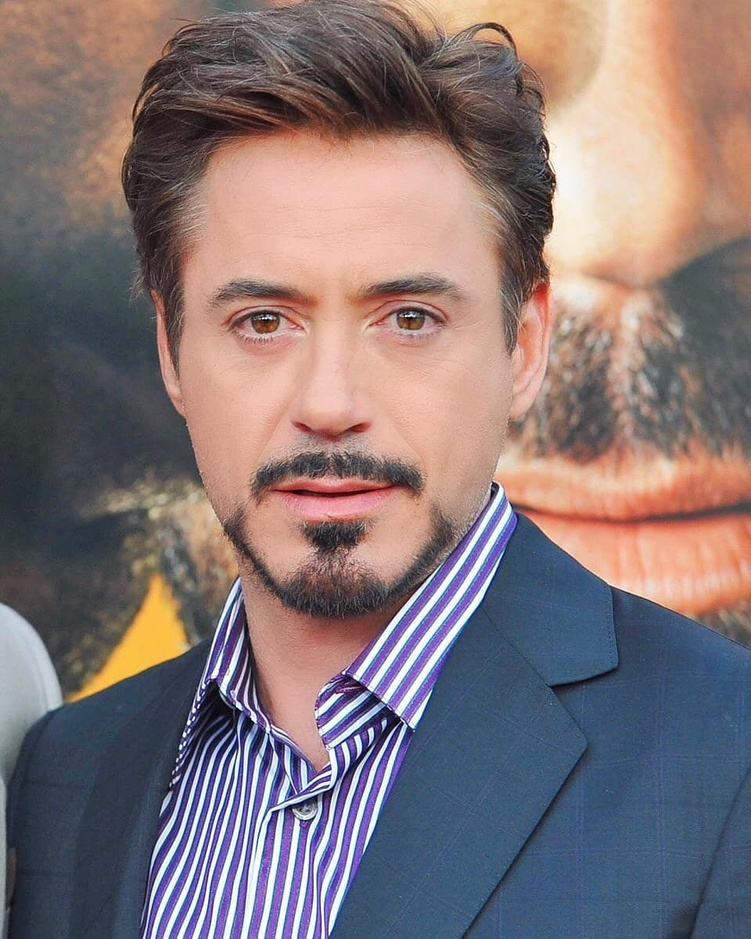
#> input picture day-49/faces/8e2129f44804db65316ed3db92cf8552.jpg, 751 x 939 px, shrunk from 960 x 1200 before the run; its folder holds only this picture in this run
$ python face_detection.py
#> lines starting #> are read from the running program, lines starting #| are printed output that depends on the picture; after the words box and inside, x2 and y2 are one past the last pixel; in counts of white or black regions, pixels touching at a corner belong together
#!/usr/bin/env python3
"""
day-49/models/face_detection.py

Detect faces in images using OpenCV’s Haar cascades. If the cascade
XML isn’t installed, this script will download it from the OpenCV GitHub
and cache it locally.
"""

import os
import cv2
import urllib.request
import sys

# ─── Paths ───────────────────────────────────────────────────────────────────
SCRIPT_DIR    = os.path.dirname(__file__)
DAY_DIR       = os.path.dirname(SCRIPT_DIR)
CACHE_DIR     = os.path.join(SCRIPT_DIR, "cascade_cache")
LOCAL_CASCADE = os.path.join(CACHE_DIR, "haarcascade_frontalface_default.xml")

# ─── Cascade Download Info ───────────────────────────────────────────────────
CASCADE_URL = (
    "https://raw.githubusercontent.com/opencv/opencv/master/"
    "data/haarcascades/haarcascade_frontalface_default.xml"
)

def ensure_cascade():
    os.makedirs(CACHE_DIR, exist_ok=True)
    if os.path.exists(LOCAL_CASCADE):
        return LOCAL_CASCADE

    print(f"Cascade not found locally. Downloading to {LOCAL_CASCADE}…")
    try:
        urllib.request.urlretrieve(CASCADE_URL, LOCAL_CASCADE)
    except Exception as e:
        print("❌ Failed to download cascade:", e)
        sys.exit(1)
    print("✅ Cascade downloaded.")
    return LOCAL_CASCADE

# ─── Initialize Cascade ──────────────────────────────────────────────────────
cascade_path = ensure_cascade()
face_cascade = cv2.CascadeClassifier(cascade_path)
if face_cascade.empty():
    print("❌ Failed to load cascade classifier from", cascade_path)
    sys.exit(1)

# ─── Directories ─────────────────────────────────────────────────────────────
FACE_DIR   = os.path.join(DAY_DIR, "faces")    # your folder of input images
OUTPUT_DIR = os.path.join(DAY_DIR, "plots")    # where to write outputs
os.makedirs(OUTPUT_DIR, exist_ok=True)

# ─── Face Detection ───────────────────────────────────────────────────────────
def detect_and_draw(in_path, out_path):
    img = cv2.imread(in_path)
#> img is the input picture: shape (939, 751, 3); mean B, G, R 117.9, 116.4, 131.8
    if img is None:
        print("⚠️  Could not read:", in_path)
        return
    gray = cv2.cvtColor(img, cv2.COLOR_BGR2GRAY)
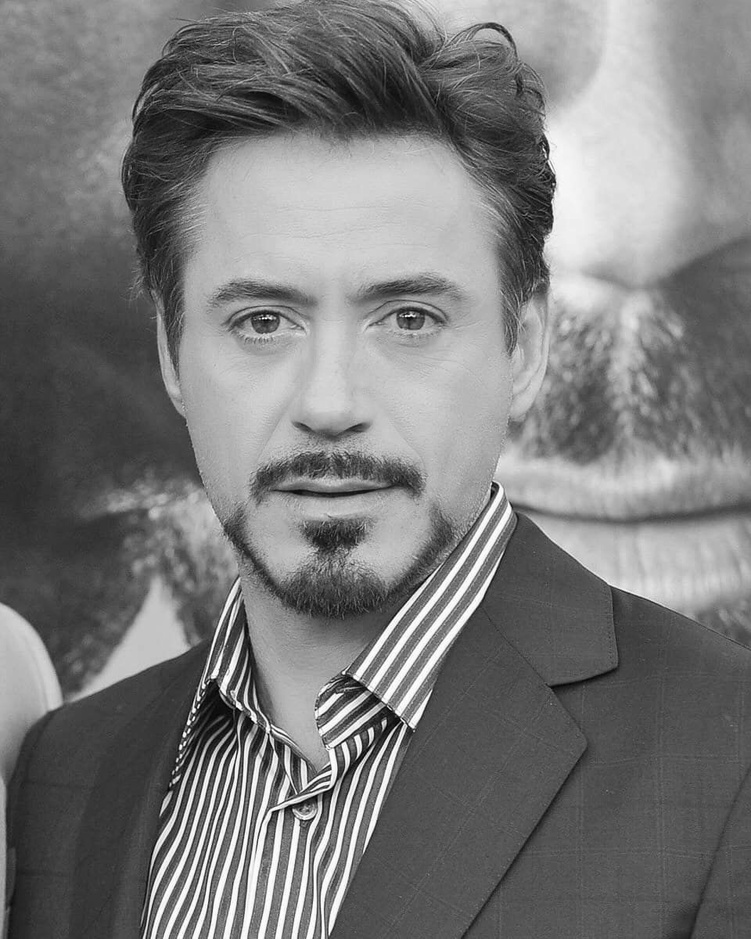
#> gray: shape (939, 751); min 1, max 255, mean 121.2

    faces = face_cascade.detectMultiScale(
        gray, scaleFactor=1.1, minNeighbors=5, minSize=(30, 30)
    )
#> faces = [[105, 139, 454, 454]]
    for (x, y, w, h) in faces:
        cv2.rectangle(img, (x, y), (x+w, y+h), (0, 255, 0), 2)
#> this loop made 1 pass
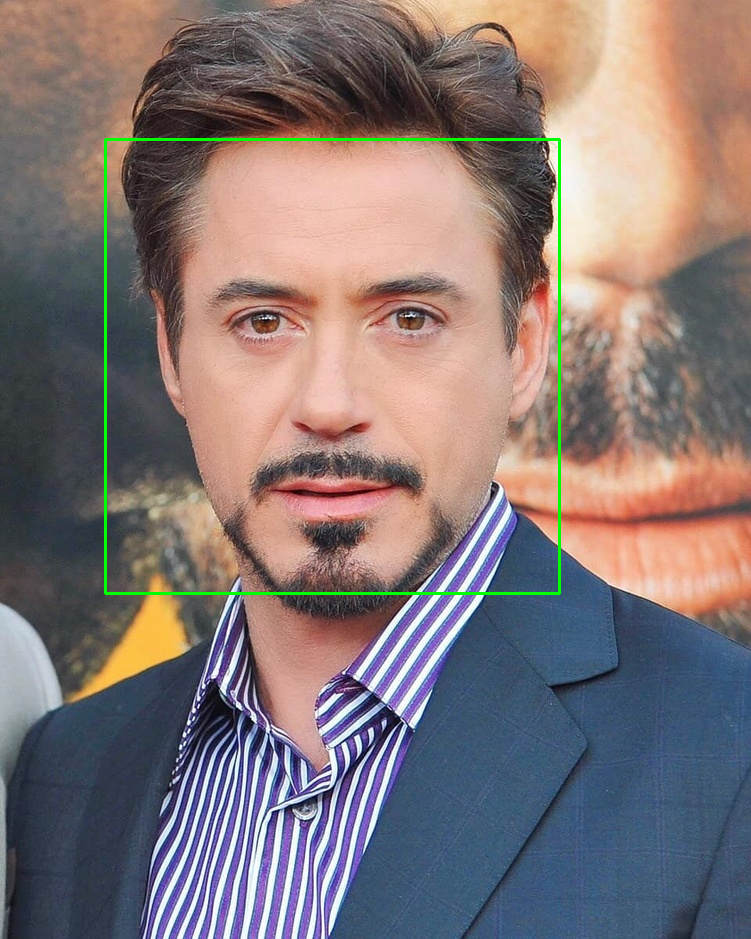
#> img: shape (939, 751, 3); 0.77% of pixels changed, all inside (x1, y1, x2, y2) = (104, 138, 561, 595)

    cv2.imwrite(out_path, img)
    print(f"Saved `{out_path}` — {len(faces)} face(s) detected.")
#| Saved `day-49/plots/detection_8e2129f44804db65316ed3db92cf8552.jpg` — 1 face(s) detected.

def main():
    for fname in os.listdir(FACE_DIR):
        if not fname.lower().endswith((".jpg", ".png", ".jpeg")):
            continue
        in_file  = os.path.join(FACE_DIR, fname)
        out_file = os.path.join(OUTPUT_DIR, f"detection_{fname}")
        detect_and_draw(in_file, out_file)

if __name__ == "__main__":
    main()

$ run again, on day-49/faces/chris-evans.jpg
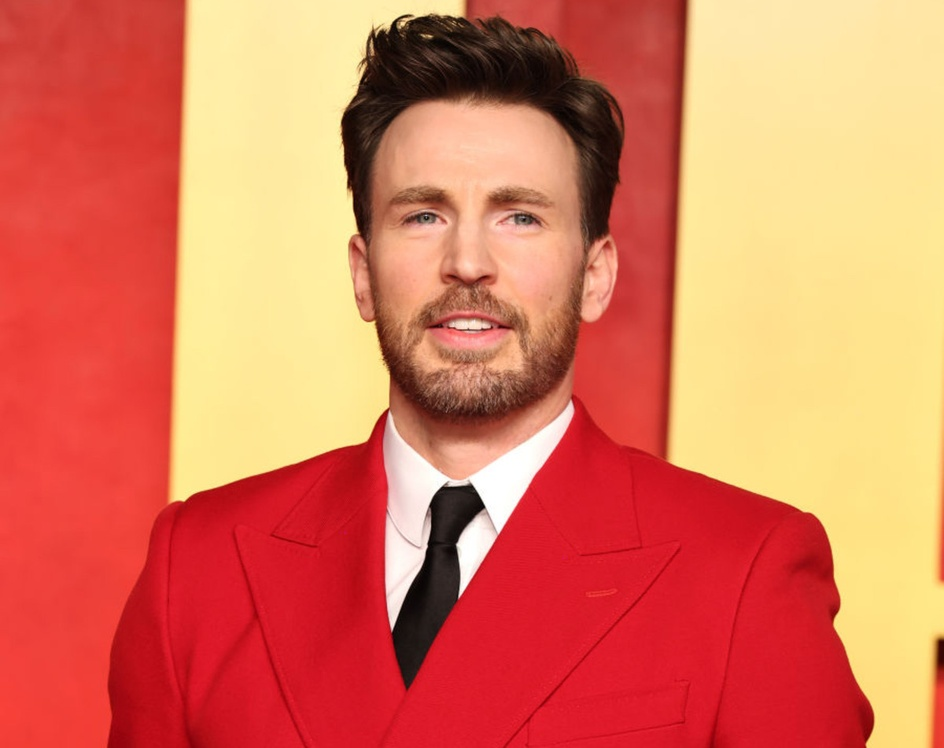
#> input picture day-49/faces/chris-evans.jpg, 944 x 748 px, shrunk from 1200 x 951 before the run
#> in detect_and_draw, img is the input picture: shape (748, 944, 3); mean B, G, R 90.5, 119.2, 219.8
#> in detect_and_draw, `gray = cv2.cvtColor(img, cv2.COLOR_BGR2GRAY)`:
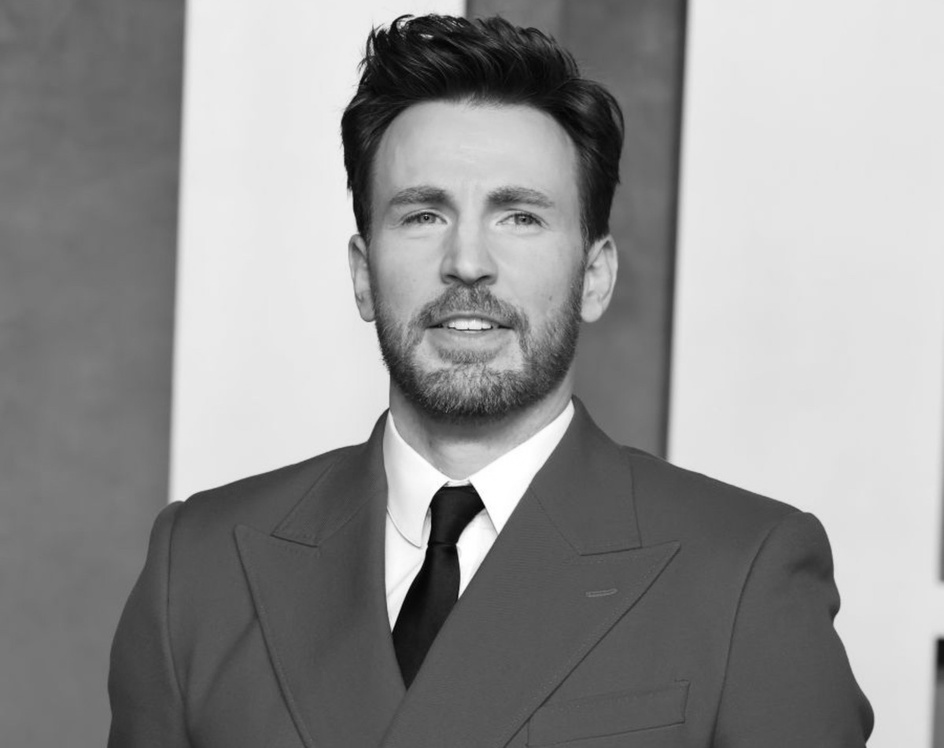
#> gray: shape (748, 944); min 1, max 255, mean 146
#> faces = [[332, 103, 278, 278]]
#> the loop in detect_and_draw, `for (x, y, w, h) in faces:` made 1 pass
#> after the loop in detect_and_draw, `for (x, y, w, h) in faces:`:
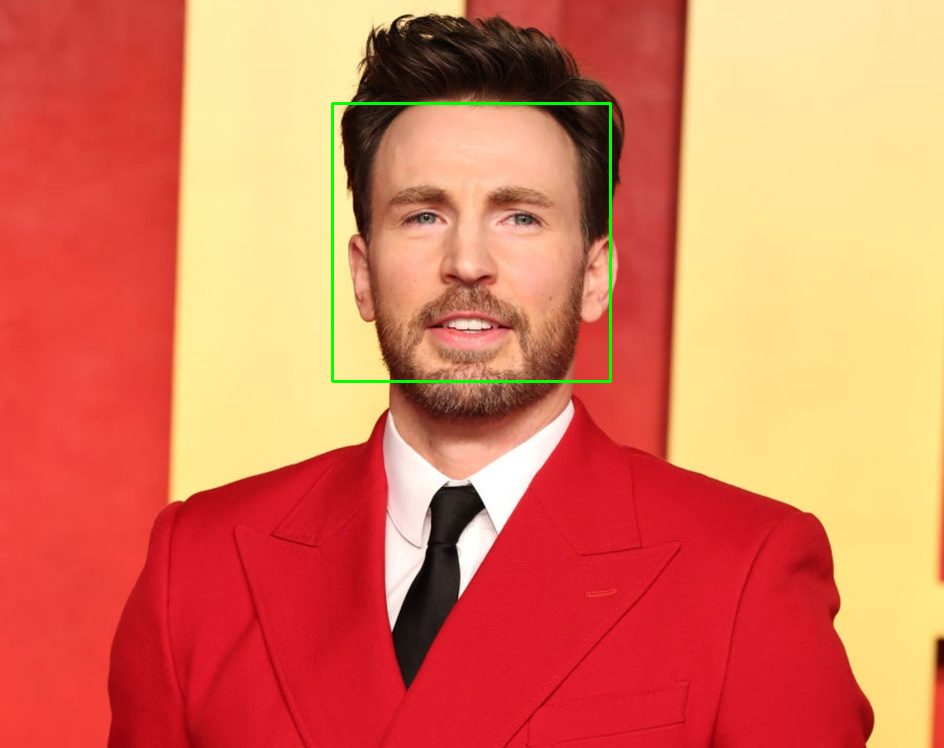
#> img: shape (748, 944, 3); 0.47% of pixels changed, all inside (x1, y1, x2, y2) = (331, 102, 612, 383)
#| Saved `day-49/plots/detection_chris-evans.jpg` — 1 face(s) detected.

$ run again, on day-49/faces/jeremy-renner-snowplow-accident.png
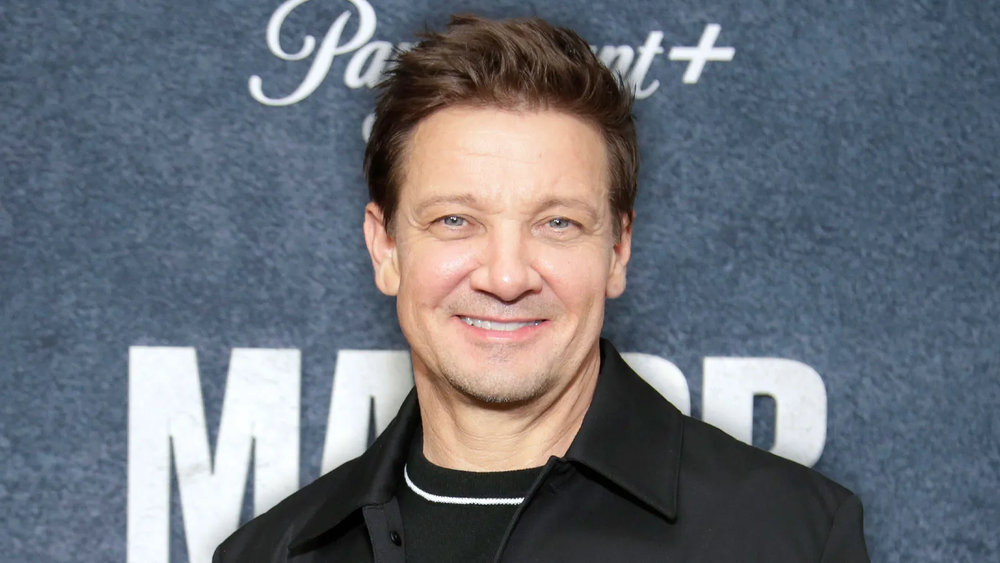
#> input picture day-49/faces/jeremy-renner-snowplow-accident.png, 1000 x 563 px, shrunk from 1600 x 901 before the run
#> in detect_and_draw, img is the input picture: shape (563, 1000, 3); mean B, G, R 120.2, 111.8, 106.9
#> in detect_and_draw, `gray = cv2.cvtColor(img, cv2.COLOR_BGR2GRAY)`:
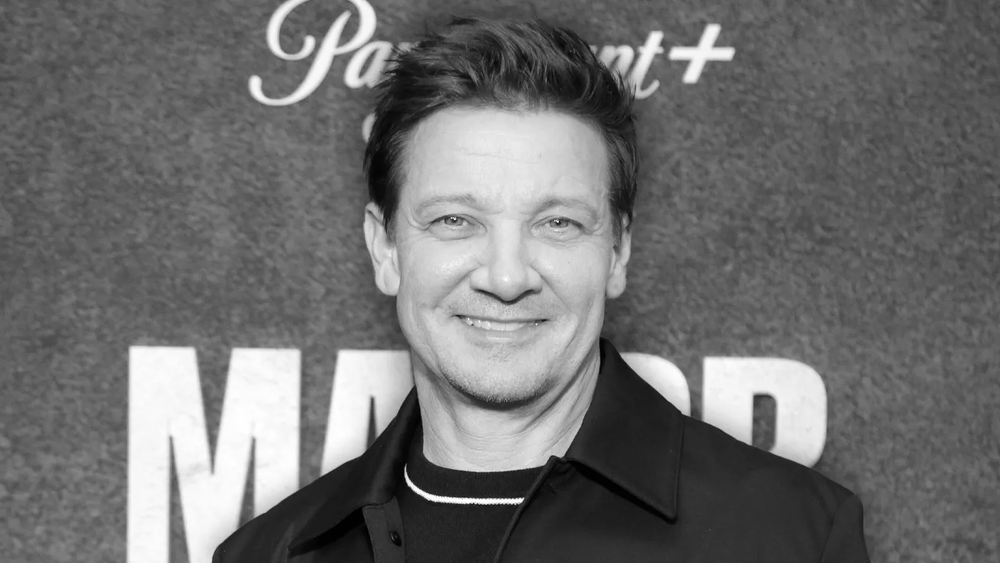
#> gray: shape (563, 1000); min 0, max 255, mean 111.3
#> faces = [[369, 114, 279, 279], [383, 218, 250, 250]]
#> the loop in detect_and_draw, `for (x, y, w, h) in faces:` made 2 passes
#> after the loop in detect_and_draw, `for (x, y, w, h) in faces:`:
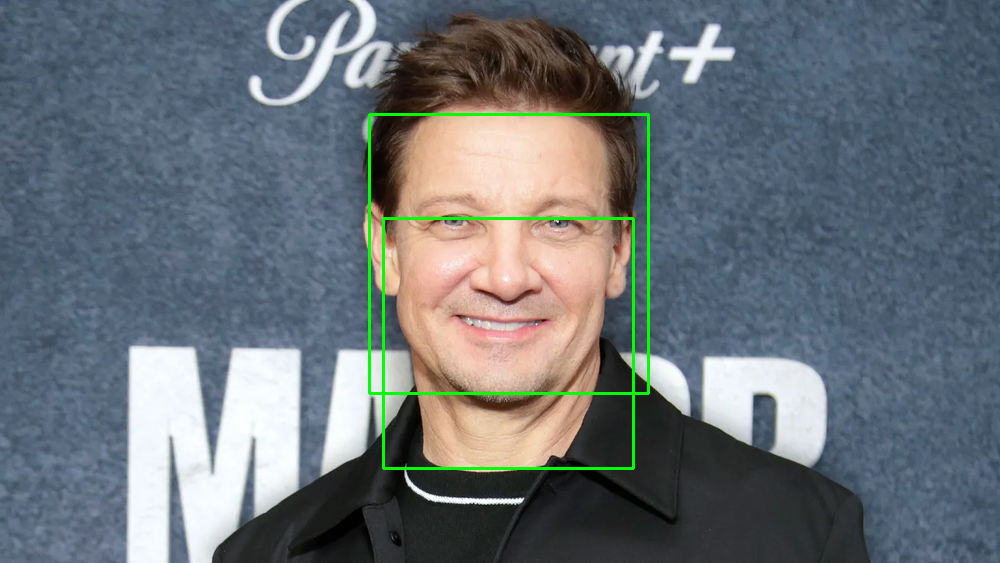
#> img: shape (563, 1000, 3); 1.12% of pixels changed, all inside (x1, y1, x2, y2) = (368, 113, 650, 470)
#| Saved `day-49/plots/detection_jeremy-renner-snowplow-accident.png` — 2 face(s) detected.

$ run again, on day-49/faces/Australian-actor-Chris-Hemsworth-2019.png
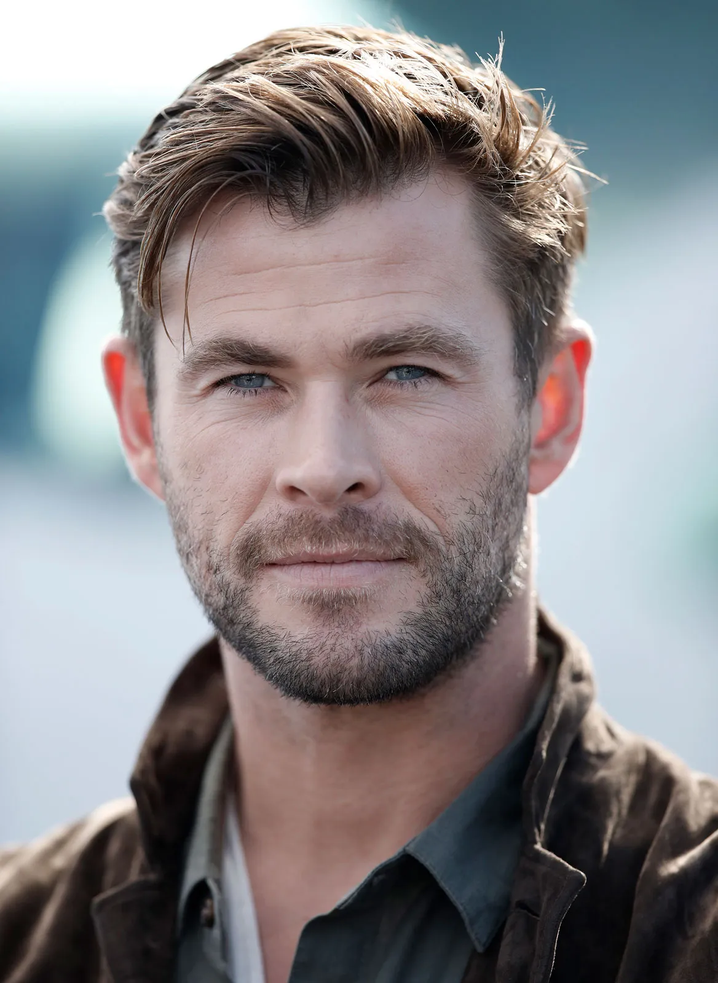
#> input picture day-49/faces/Australian-actor-Chris-Hemsworth-2019.png, 718 x 983 px, shrunk from 1168 x 1600 before the run
#> in detect_and_draw, img is the input picture: shape (983, 718, 3); mean B, G, R 134.8, 133, 136.5
#> in detect_and_draw, `gray = cv2.cvtColor(img, cv2.COLOR_BGR2GRAY)`:
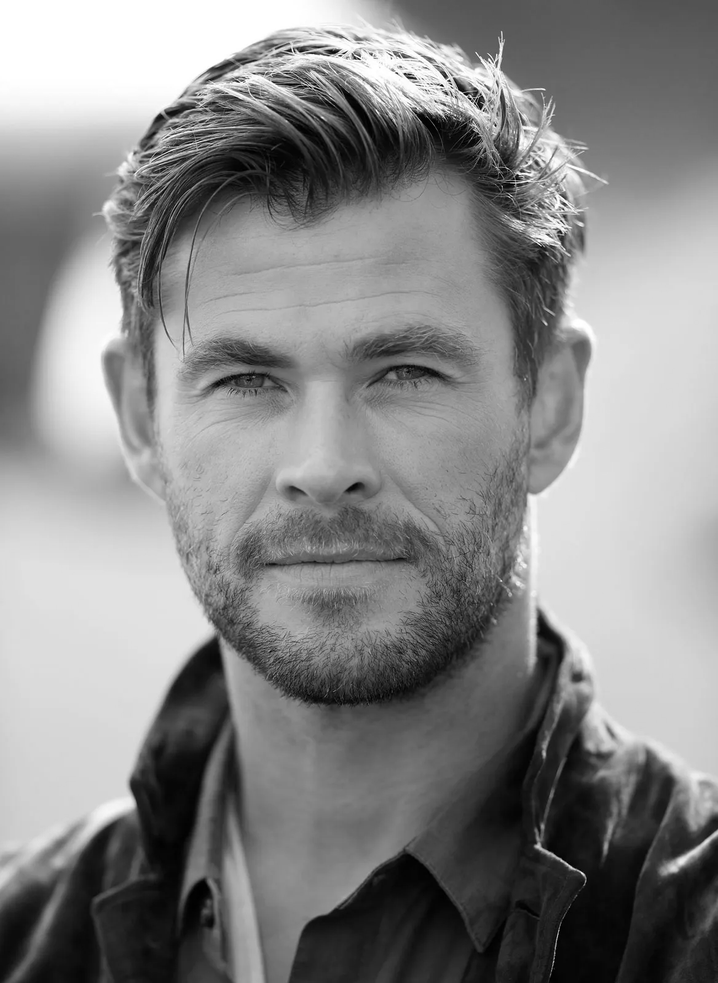
#> gray: shape (983, 718); min 0, max 255, mean 134.3
#> faces = [[100, 201, 456, 456]]
#> the loop in detect_and_draw, `for (x, y, w, h) in faces:` made 1 pass
#> after the loop in detect_and_draw, `for (x, y, w, h) in faces:`:
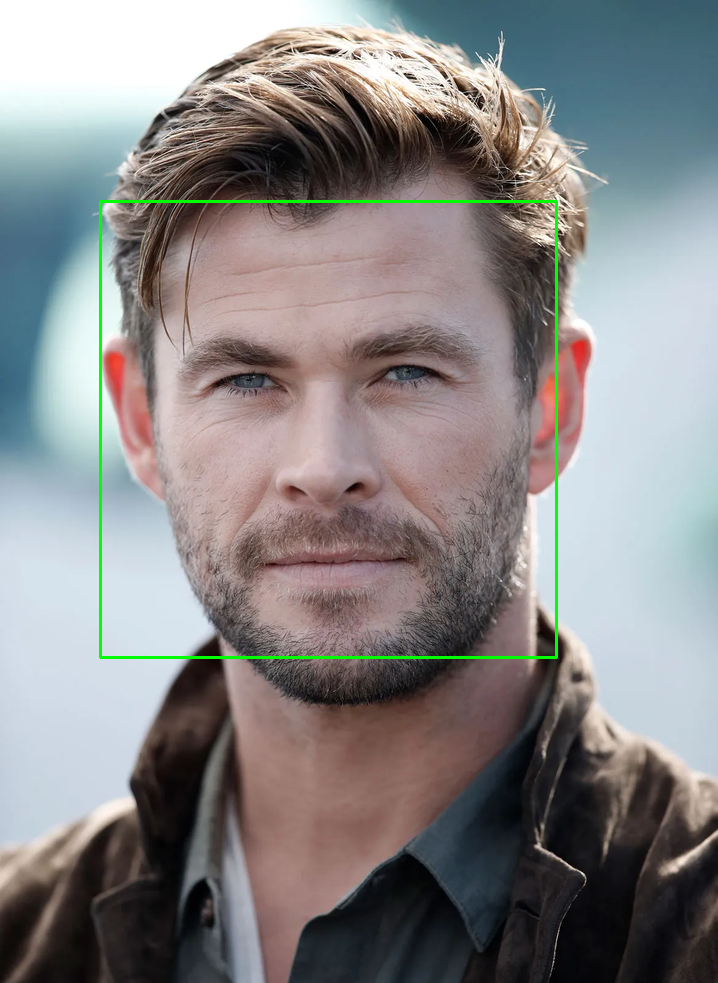
#> img: shape (983, 718, 3); 0.77% of pixels changed, all inside (x1, y1, x2, y2) = (99, 200, 558, 659)
#| Saved `day-49/plots/detection_Australian-actor-Chris-Hemsworth-2019.png` — 1 face(s) detected.
